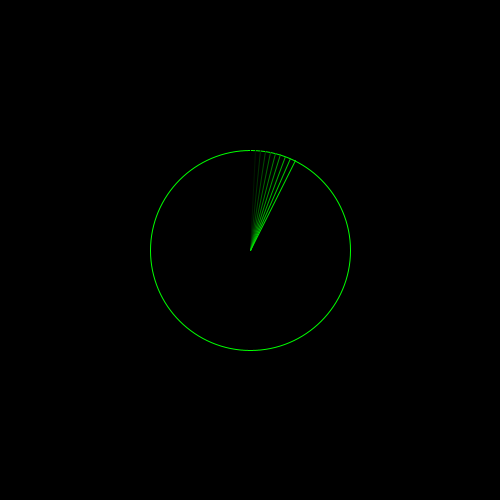
Frame 1 (no input)
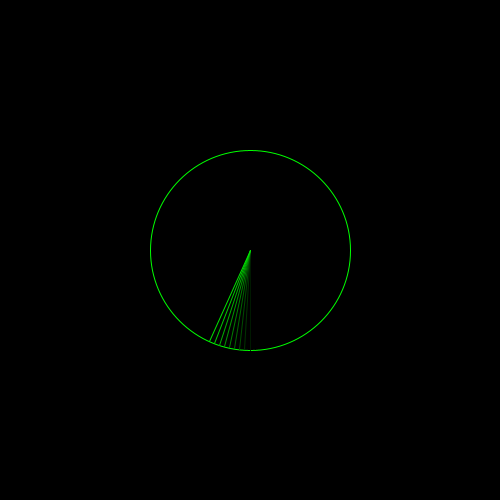
Frame 60 (the mouse pressed at the canvas centre just before this capture)
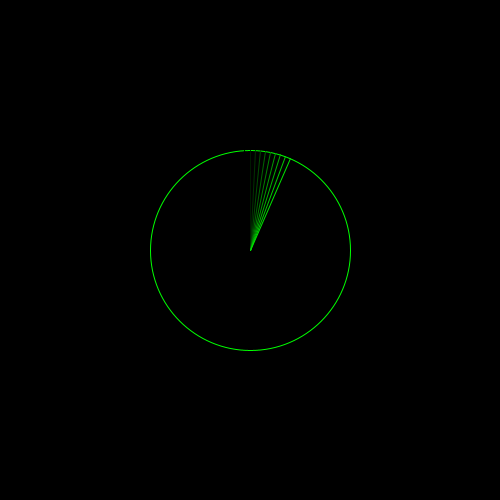
Frame 120 (the mouse held since frame 60 and released just before this capture)

The Processing sketch that drew these frames (run headless with seeded random() and noise(); from frame 60 on, the mouse is pressed at the canvas centre):

// Processing sketch: RadarTutorial
// ── RadarTutorial.pde
void setup()
{
  size(500, 500);
  radar1 = new Radar(width / 2, height / 2, 100, 0.5, color(0, 255, 0));
}

Radar radar1;

void draw()
{
  background(0);
  radar1.render();
  radar1.update();
}
// ── Radar.pde
class Radar
{
  float cx, cy;
  float radius;
  float theta;
  float speed;
  float frequency;
  color c;
  
  Radar(float cx, float cy, float radius, float frequency, color c)
  {
    this.cx = cx;
    this.cy = cy;
    this.radius = radius;
    this.frequency = frequency;
    this.speed = (TWO_PI / 60.0) * frequency;
    this.theta = 0;
    this.c = c;
  }
  
  void update()
  {
    theta += speed;
  }
  
  void render()
  {
    stroke(0, 255, 0);
    noFill();
    ellipse(cx, cy, radius * 2, radius * 2);
    int trailLength = 10;
    float greenIntensity = 255 / (float)trailLength;
    for(int i = 0 ; i < trailLength ; i ++)
    {
      stroke(0, i * greenIntensity, 0);
      float x = cx + sin(theta + i * speed) * radius;
      float y = cy -cos(theta + i * speed) * radius;
      line(cx, cy, x, y);
    }
  }
}
